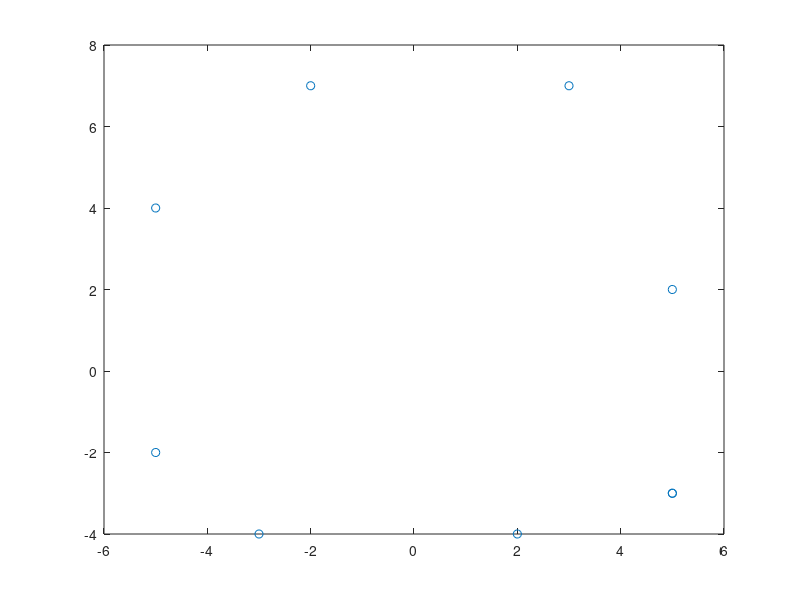

Write MATLAB code to recreate this figure.
%Path plotting
%assuming counter clockwise motion
clear all
close all

test_cones = [5,-3;5,2;3,7;-2,7;-5,4;-5,-2;-3,-4;2,-4;5,-3];
z = zeros(length(test_cones),1);
test_cones_3d = cat(2,test_cones,z);
figure
plot(test_cones(:,1),test_cones(:,2),'o');

for i = 1:length(test_cones_3d)-1
    vector(i,:) = test_cones_3d(i+1,:)-test_cones_3d(i,:);
end

for j = 1:length(vector)-1
    angle_between(j) = atan2d(norm(cross(vector(j,:),vector(j+1,:))),dot(vector(j,:),vector(j+1,:)));
    midangle(j) = (180-angle(j))/2;
    midangle(j) = (atan2d(norm(cross(vector(j,:),vector(j+1,:))),dot(vector(j,:),vector(j+1,:)))+180)/2;
end

